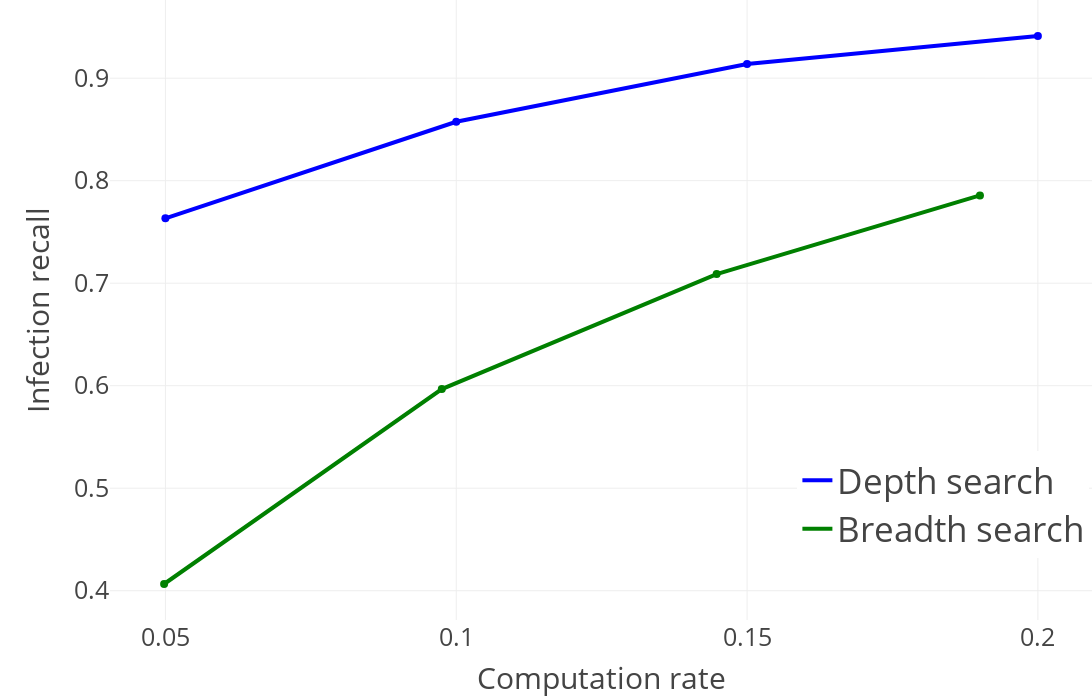

The notebook cell this image was saved under:
### Markdown cell above
### Infection recall for different computation rates using depth search and breadth search (N and SNV frequency filter)

### Code cell
sub_fig = get_computation_rate_plot("infection_detection_rate", depth_vs_breadth_search_evaluation, "Infection recall", legend=dict(
            x=0.7,
            y=0.1,
            xanchor="left",
            yanchor="bottom",
            font=dict(size=35),
        ))
sub_fig.show()

### Figure 1 — Plotly figure (JSON) as saved in the notebook; plotly's stock layout.template omitted (floating-point values rounded to 4 significant figures)
{"data": [{"line": {"color": "blue", "dash": "solid", "width": 4}, "mode": "lines", "name": "Depth search", "type": "scatter", "x": [0.05, 0.1, 0.15, 0.2], "y": [0.7633, 0.8574, 0.9137, 0.9411]}, {"marker": {"color": "blue", "size": 8, "symbol": "circle"}, "mode": "markers", "showlegend": false, "text": "", "type": "scatter", "x": [0.05], "y": [0.7633]}, {"marker": {"color": "blue", "size": 8, "symbol": "circle"}, "mode": "markers", "showlegend": false, "text": "", "type": "scatter", "x": [0.1], "y": [0.8574]}, {"marker": {"color": "blue", "size": 8, "symbol": "circle"}, "mode": "markers", "showlegend": false, "text": "", "type": "scatter", "x": [0.15], "y": [0.9137]}, {"marker": {"color": "blue", "size": 8, "symbol": "circle"}, "mode": "markers", "showlegend": false, "text": "", "type": "scatter", "x": [0.2], "y": [0.9411]}, {"line": {"color": "green", "dash": "solid", "width": 4}, "mode": "lines", "name": "Breadth search", "type": "scatter", "x": [0.04977, 0.09752, 0.1448, 0.19], "y": [0.4066, 0.5968, 0.7089, 0.7857]}, {"marker": {"color": "green", "size": 8, "symbol": "circle"}, "mode": "markers", "showlegend": false, "text": "", "type": "scatter", "x": [0.04977], "y": [0.4066]}, {"marker": {"color": "green", "size": 8, "symbol": "circle"}, "mode": "markers", "showlegend": false, "text": "", "type": "scatter", "x": [0.09752], "y": [0.5968]}, {"marker": {"color": "green", "size": 8, "symbol": "circle"}, "mode": "markers", "showlegend": false, "text": "", "type": "scatter", "x": [0.1448], "y": [0.7089]}, {"marker": {"color": "green", "size": 8, "symbol": "circle"}, "mode": "markers", "showlegend": false, "text": "", "type": "scatter", "x": [0.19], "y": [0.7857]}], "layout": {"font": {"size": 25}, "height": 700, "legend": {"font": {"size": 35}, "x": 0.7, "xanchor": "left", "y": 0.1, "yanchor": "bottom"}, "margin": {"b": 80, "l": 110, "r": 0, "t": 0}, "width": 1200, "xaxis": {"autorange": true, "range": [0.04057, 0.2092], "tickmode": "array", "tickvals": [0.05, 0.1, 0.15, 0.2], "title": {"text": "Computation rate"}, "type": "linear"}, "yaxis": {"autorange": true, "range": [0.3714, 0.9763], "title": {"text": "Infection recall"}, "type": "linear"}}}
